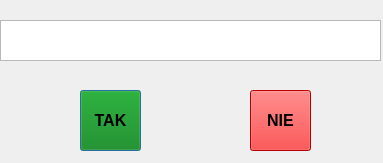
<?xml version="1.0" encoding="UTF-8"?>
<ui version="4.0">
 <class>DrawWindow</class>
 <widget class="QDialog" name="DrawWindow">
  <property name="geometry">
   <rect>
    <x>0</x>
    <y>0</y>
    <width>383</width>
    <height>163</height>
   </rect>
  </property>
  <property name="windowTitle">
   <string>Dialog</string>
  </property>
  <widget class="QTextEdit" name="PanelZapytania">
   <property name="enabled">
    <bool>true</bool>
   </property>
   <property name="geometry">
    <rect>
     <x>0</x>
     <y>20</y>
     <width>381</width>
     <height>41</height>
    </rect>
   </property>
   <property name="font">
    <font>
     <pointsize>10</pointsize>
     <bold>true</bold>
    </font>
   </property>
   <property name="contextMenuPolicy">
    <enum>Qt::PreventContextMenu</enum>
   </property>
   <property name="layoutDirection">
    <enum>Qt::LeftToRight</enum>
   </property>
   <property name="sizeAdjustPolicy">
    <enum>QAbstractScrollArea::AdjustIgnored</enum>
   </property>
   <property name="documentTitle">
    <string/>
   </property>
   <property name="readOnly">
    <bool>true</bool>
   </property>
   <property name="html">
    <string>&lt;!DOCTYPE HTML PUBLIC &quot;-//W3C//DTD HTML 4.0//EN&quot; &quot;http://www.w3.org/TR/REC-html40/strict.dtd&quot;&gt;
&lt;html&gt;&lt;head&gt;&lt;meta name=&quot;qrichtext&quot; content=&quot;1&quot; /&gt;&lt;meta charset=&quot;utf-8&quot; /&gt;&lt;style type=&quot;text/css&quot;&gt;
p, li { white-space: pre-wrap; }
&lt;/style&gt;&lt;/head&gt;&lt;body style=&quot; font-family:'Segoe UI'; font-size:10pt; font-weight:700; font-style:normal;&quot;&gt;
&lt;p align=&quot;center&quot; style=&quot;-qt-paragraph-type:empty; margin-top:0px; margin-bottom:0px; margin-left:0px; margin-right:0px; -qt-block-indent:0; text-indent:0px; font-size:14pt; font-weight:400;&quot;&gt;&lt;br /&gt;&lt;/p&gt;&lt;/body&gt;&lt;/html&gt;</string>
   </property>
  </widget>
  <widget class="QPushButton" name="przyciskTak">
   <property name="geometry">
    <rect>
     <x>80</x>
     <y>90</y>
     <width>61</width>
     <height>61</height>
    </rect>
   </property>
   <property name="font">
    <font>
     <pointsize>12</pointsize>
     <bold>true</bold>
    </font>
   </property>
   <property name="styleSheet">
    <string notr="true">QPushButton {
 background-color: #008000;
}
</string>
   </property>
   <property name="text">
    <string>TAK</string>
   </property>
  </widget>
  <widget class="QPushButton" name="przyciskNie">
   <property name="geometry">
    <rect>
     <x>250</x>
     <y>90</y>
     <width>61</width>
     <height>61</height>
    </rect>
   </property>
   <property name="font">
    <font>
     <pointsize>12</pointsize>
     <bold>true</bold>
    </font>
   </property>
   <property name="styleSheet">
    <string notr="true">QPushButton {
 background-color: #FF0000;
}
</string>
   </property>
   <property name="text">
    <string>NIE</string>
   </property>
  </widget>
 </widget>
 <resources/>
 <connections/>
</ui>
